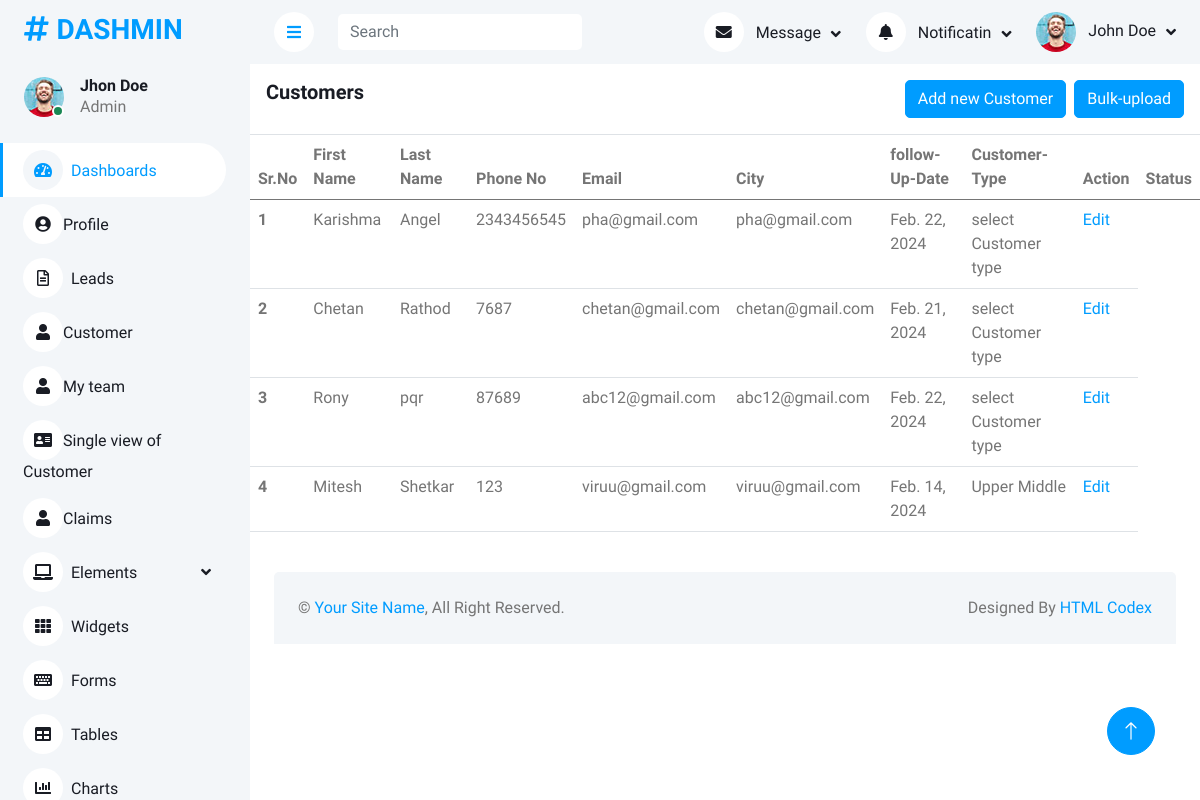
Before: /customer/ with the older database file.
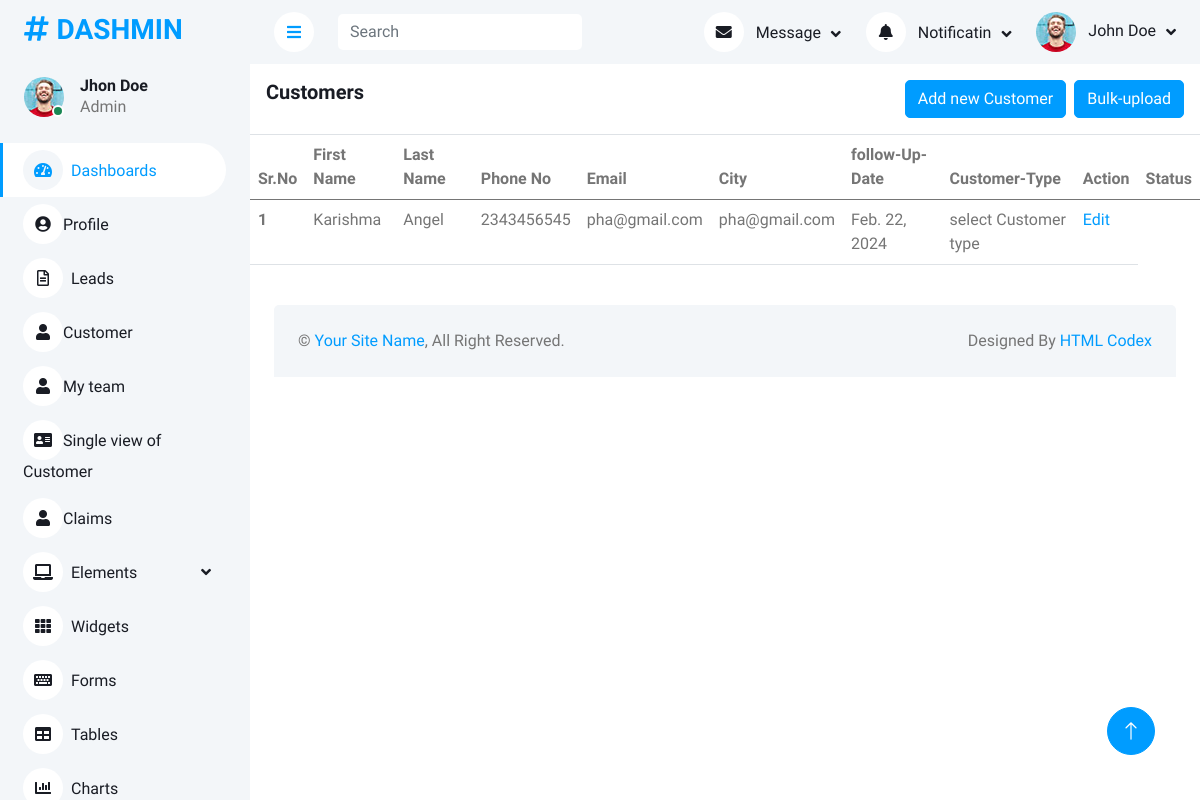
After: the same page with the newer database file.
### InsurancePolicy/models.py (models this page shows, shortened)
class Customer(models.Model):
    FirstName=models.CharField(max_length=50)
    LastName=models.CharField(max_length=50)
    Phone_No=models.IntegerField()
    Email_Id=models.CharField(max_length=100)
    City=models.CharField(max_length=50)
    Reference=models.CharField(max_length=50)
    Follow_up_date=models.DateField(default=date.today())
    Notes=models.CharField(max_length=1000)
    Customer_Type=models.CharField(max_length=50)
    Assign_to=models.CharField(max_length=50)

### InsurancePolicy/views.py (the view)
# urls.py: path('customer/',views.customer,name='customer'),
def customer(request):
    customers=Customer.objects.all()
    return render(request,'customer.html',{'customers':customers})

### templates/customer.html
{% extends "base.html" %}
{% block mainsection %}
{% load static %}
<div class="col-12">
    <div class="border-bottom card-body">
        <div class="d-flex align-itms-center">
            <h5 class="mb-0 card-title flex-grow-1">Customers</h6>
                <div class="flex-shrink-0">
                    <a class='btn btn-primary me-1' href="/add-customers">Add new Customer</a>
                    <button type='button' class='btn btn-primary'>Bulk-upload</button>
                </div>
        </div>
    </div>
    <div class="table-responsive">
        <table class="table">
            <thead>
                <tr>
                    <th scope="col">Sr.No</th>
                    <th scope="col">First Name</th>
                    <th scope="col">Last Name</th>
                    <th scope="col">Phone No</th>
                    <th scope="col">Email</th>
                    <th scope="col">City</th>
                    <th scope="col">follow-Up-Date</th>
                    <th scope="col">Customer-Type</th>
                    <th scope="col">Action</th>
                    <th scope="col">Status</th>
                </tr>
            </thead>
            <tbody>
                {% for customer in customers %}
                <tr>
                    <th scope="row">{{forloop.counter}}</th>
                    <td>{{customer.FirstName}}</td>
                    <td>{{customer.LastName}}</td>
                    <td>{{customer.Phone_No}}</td>
                    <td>{{customer.Email_Id}}</td>
                    <td>{{customer.City}}</td>
                    <td>{{customer.Follow_up_date}}</td>
                    <td>{{customer.Customer_Type}}</td>
                    <td><a href="/edit-customers/{{customer.id}}">Edit</a></td>
                </tr>
                {% endfor %}
            </tbody>
        </table>
    </div>
</div>
{% endblock mainsection %}

### templates/base.html (shortened to what this page needs)
{% load static %}
<!DOCTYPE html>
<html lang="en">
<head>
    <link href="https://cdnjs.cloudflare.com/ajax/libs/font-awesome/5.10.0/css/all.min.css" rel="stylesheet">
    <link href="https://cdn.jsdelivr.net/npm/bootstrap-icons@1.4.1/font/bootstrap-icons.css" rel="stylesheet">
    <link href="{% static 'lib/owlcarousel/assets/owl.carousel.min.css' %}" rel="stylesheet">
    <link href="{% static 'lib/tempusdominus/css/tempusdominus-bootstrap-4.min.css' %}" rel="stylesheet" />
    <link href="{% static 'css/bootstrap.min.css' %}" rel="stylesheet">
    <link href="{% static 'css/style.css'%}" rel="stylesheet">
</head>
<body>
    <div class="container-fluid position-relative bg-white d-flex p-0">
        <div class="sidebar pe-4 pb-3">
            <nav class="navbar bg-light navbar-light">
                <a href="/" class="navbar-brand mx-4 mb-3">
                    <h3 class="text-primary"><i class="fa fa-hashtag me-2"></i>DASHMIN</h3>
                </a>
                <div class="d-flex align-items-center ms-4 mb-4">
                    <div class="position-relative">
                        <img class="rounded-circle" src="{% static 'img/user.jpg' %}" alt="" style="width: 40px; height: 40px;">
                        <div class="bg-success rounded-circle border border-2 border-white position-absolute end-0 bottom-0 p-1"></div>
                    </div>
                    <div class="ms-3">
                        <h6 class="mb-0">Jhon Doe</h6>
                        <span>Admin</span>
                    </div>
                </div>
                <div class="navbar-nav w-100">
                    <a href="/" class="nav-item nav-link active"><i class="fa fa-tachometer-alt me-2"></i>Dashboards</a>
                    <div><a href="profile.html" class="nav-item nav-link"><i class="fa fa-user-circle"></i>Profile</a></div>
                    <a href="/leads" class="nav-item nav-link"><i class="far fa-file-alt me-2"></i>Leads</a>
                    <a href="/customer" class="nav-item nav-link"><i class="fa fa-user"></i>Customer</a>
                    <a href="team.html" class="nav-item nav-link"><i class="fa fa-user"></i>My team</a>
                    <a href="single_view.html" class="nav-item nav-link"><i class="fa fa-address-card"></i>Single view of Customer</a>
                    <a href="/claims" class="nav-item nav-link"><i class="fa fa-user"></i>Claims</a>
                    <div class="nav-item dropdown">
                        <a href="#" class="nav-link dropdown-toggle" data-bs-toggle="dropdown"><i class="fa fa-laptop me-2"></i>Elements</a>
                    </div>
                    <a href="widget.html" class="nav-item nav-link"><i class="fa fa-th me-2"></i>Widgets</a>
                    <a href="/form" class="nav-item nav-link"><i class="fa fa-keyboard me-2"></i>Forms</a>
                    <a href="/table" class="nav-item nav-link"><i class="fa fa-table me-2"></i>Tables</a>
                    <a href="chart.html" class="nav-item nav-link"><i class="fa fa-chart-bar me-2"></i>Charts</a>
                </div>
            </nav>
        </div>
        <div class="content">
            <nav class="navbar navbar-expand bg-light navbar-light sticky-top px-4 py-0">
                <a href="#" class="sidebar-toggler flex-shrink-0">
                    <i class="fa fa-bars"></i>
                </a>
                <form class="d-none d-md-flex ms-4">
                    <input class="form-control border-0" type="search" placeholder="Search">
                </form>
                <div class="navbar-nav align-items-center ms-auto">
                    <div class="nav-item dropdown">
                        <a href="#" class="nav-link dropdown-toggle" data-bs-toggle="dropdown">
                            <i class="fa fa-envelope me-lg-2"></i>
                            <span class="d-none d-lg-inline-flex">Message</span>
                        </a>
                    </div>
                    <div class="nav-item dropdown">
                        <a href="#" class="nav-link dropdown-toggle" data-bs-toggle="dropdown">
                            <i class="fa fa-bell me-lg-2"></i>
                            <span class="d-none d-lg-inline-flex">Notificatin</span>
                        </a>
                    </div>
                    <div class="nav-item dropdown">
                        <a href="#" class="nav-link dropdown-toggle" data-bs-toggle="dropdown">
                            <img class="rounded-circle me-lg-2" src="{% static 'img/user.jpg' %}" alt="" style="width: 40px; height: 40px;">
                            <span class="d-none d-lg-inline-flex">John Doe</span>
                        </a>
                    </div>
                </div>
            </nav>
            {% block mainsection %}{% endblock mainsection %}
             <div class="container-fluid pt-4 px-4">
                <div class="bg-light rounded-top p-4">
                    <div class="row">
                        <div class="col-12 col-sm-6 text-center text-sm-start">
                            &copy; <a href="#">Your Site Name</a>, All Right Reserved.
                        </div>
                        <div class="col-12 col-sm-6 text-center text-sm-end">
                            Designed By <a href="https://htmlcodex.com">HTML Codex</a>
                        </div>
                    </div>
                </div>
            </div>
        </div>
        <a href="#" class="btn btn-lg btn-primary btn-lg-square back-to-top"><i class="bi bi-arrow-up"></i></a>
    </div>
</body>
</html>

### static/css/style.css (style rules this page uses)
:root { --primary: #009CFF; --light: #F3F6F9; --dark: #191C24; }
.back-to-top { position: fixed; display: none; right: 45px; bottom: 45px; z-index: 99; }
.btn { transition: .5s; }
.btn.btn-primary { color: #FFFFFF; }
.btn-lg-square { width: 48px; height: 48px; }
.btn-square, .btn-sm-square, .btn-lg-square { padding: 0; display: inline-flex; align-items: center; justify-content: center; font-weight: normal; border-radius: 50px; }
.sidebar { position: fixed; top: 0; left: 0; bottom: 0; width: 250px; height: 100vh; overflow-y: auto; background: var(--light); transition: 0.5s; z-index: 999; }
.content { margin-left: 250px; min-height: 100vh; background: #FFFFFF; transition: 0.5s; }
@media (min-width: 992px) { .sidebar { margin-left: 0; } }
@media (min-width: 992px) { .content { width: calc(100% - 250px); } }
.sidebar .navbar .navbar-nav .nav-link { padding: 7px 20px; color: var(--dark); font-weight: 500; border-left: 3px solid var(--light); border-radius: 0 30px 30px 0; outline: none; }
.sidebar .navbar .navbar-nav .nav-link:hover, .sidebar .navbar .navbar-nav .nav-link.active { color: var(--primary); background: #FFFFFF; border-color: var(--primary); }
.sidebar .navbar .navbar-nav .nav-link i { width: 40px; height: 40px; display: inline-flex; align-items: center; justify-content: center; background: #FFFFFF; border-radius: 40px; }
.sidebar .navbar .navbar-nav .nav-link:hover i, .sidebar .navbar .navbar-nav .nav-link.active i { background: var(--light); }
.sidebar .navbar .dropdown-toggle::after { position: absolute; top: 15px; right: 15px; border: none; content: "\f107"; font-family: "Font Awesome 5 Free"; font-weight: 900; transition: .5s; }
.content .navbar .navbar-nav .nav-link { margin-left: 25px; padding: 12px 0; color: var(--dark); outline: none; }
.content .navbar .sidebar-toggler, .content .navbar .navbar-nav .nav-link i { width: 40px; height: 40px; display: inline-flex; align-items: center; justify-content: center; background: #FFFFFF; border-radius: 40px; }
.content .navbar .dropdown-toggle::after { margin-left: 6px; vertical-align: middle; border: none; content: "\f107"; font-family: "Font Awesome 5 Free"; font-weight: 900; transition: .5s; }

Changed rows visible on the page:
removed Customer: FirstName "Chetan", LastName "Rathod", Phone_No "7687", Email_Id "chetan@gmail.com", City "chetan@gmail.com", Follow_up_date "Feb. 21, 2024", Customer_Type "select Customer type"
removed Customer: FirstName "Rony", LastName "pqr", Phone_No "87689", Email_Id "abc12@gmail.com", City "abc12@gmail.com", Follow_up_date "Feb. 22, 2024", Customer_Type "select Customer type"
removed Customer: FirstName "Mitesh", LastName "Shetkar", Phone_No "123", Email_Id "viruu@gmail.com", City "viruu@gmail.com", Follow_up_date "Feb. 14, 2024", Customer_Type "Upper Middle"
